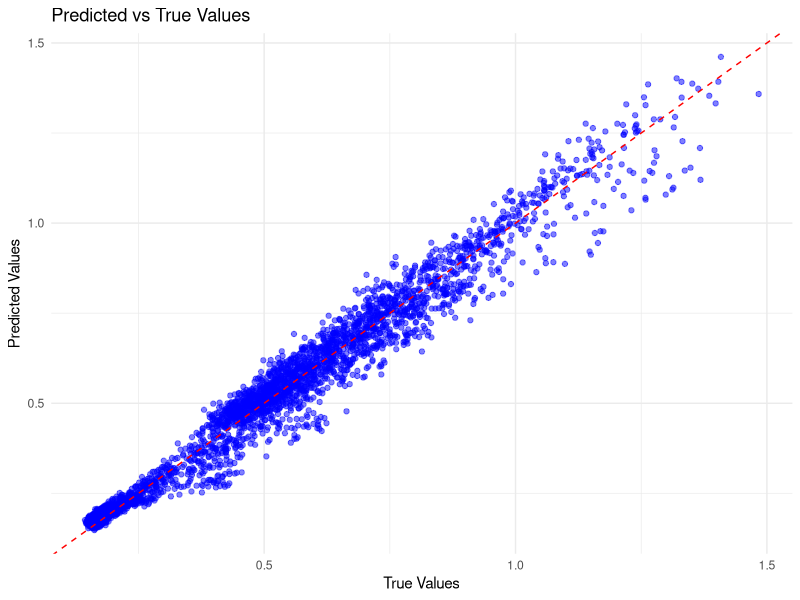

R code for this plot:
## ---- chunk 1
knitr::opts_chunk$set(echo = TRUE)
## ---- chunk 2
aggregated_data <- read.csv("AggregatedData1.csv")
daily_data <- read.csv("Daily_AggregatedData1.csv")
## ---- chunk 3
cluster1 <- aggregated_data[, -c(2,3,4,5,6)]
## ---- chunk 4
library(dplyr)

cluster1_trans <- cluster1 %>%
  mutate(Cluster.1_lag1 = lag(Cluster.1, n = 1))

# Apply the non-linear transformations
cluster1_trans <- cluster1_trans %>%
  mutate(
    tod_poly1 = tod,
    tod_poly2 = tod^2,
    tod_poly3 = tod^3,
    tod_poly4 = tod^4,
    weekend_dummy = ifelse(weekend == "TRUE", 1, 0),
    toy_sin = sin(toy),
    toy_cos = cos(toy)
  )

## ---- chunk 5
cluster1_trans <- na.omit(cluster1_trans)

# Fit the linear regression model
linear_model <- lm(Cluster.1 ~ Cluster.1_lag1 + temp + tod_poly1 + tod_poly2 + tod_poly3 + tod_poly4 + weekend_dummy + toy_sin + toy_cos, data = cluster1_trans)

# Display the summary of the model
summary(linear_model)
## ---- chunk 6
library(caret)
library(dplyr)
# Split the data into training and testing sets
set.seed(123)  # For reproducibility
train_index <- createDataPartition(cluster1_trans$Cluster.1, p = 0.8, list = FALSE)
train_data <- cluster1_trans[train_index, ]
test_data <- cluster1_trans[-train_index, ]

# Fit the linear regression model on the training set
linear_model <- lm(Cluster.1 ~ Cluster.1_lag1 + temp + tod_poly1 + tod_poly2 + tod_poly3 + tod_poly4 + weekend_dummy + toy_sin + toy_cos, data = train_data)

# Make predictions on the testing set
test_data$predictions <- predict(linear_model, newdata = test_data)

# Calculate prediction error metrics
mae <- mean(abs(test_data$Cluster.1 - test_data$predictions))
mse <- mean((test_data$Cluster.1 - test_data$predictions)^2)
rmse <- sqrt(mse)

# Print the results
cat("Mean Absolute Error (MAE):", mae, "\n")
cat("Mean Squared Error (MSE):", mse, "\n")
cat("Root Mean Squared Error (RMSE):", rmse, "\n")

## ---- chunk 7
# Plot predicted vs true values
ggplot(test_data, aes(x = Cluster.1, y = predictions)) +
  geom_point(color = 'blue', alpha = 0.5) +
  geom_abline(intercept = 0, slope = 1, color = 'red', linetype = "dashed") +
  labs(title = "Predicted vs True Values",
       x = "True Values",
       y = "Predicted Values") +
  theme_minimal()
## ---- chunk 8
summary(linear_model)
